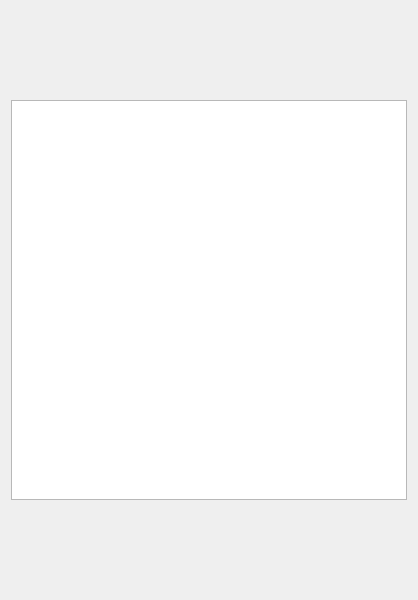
<?xml version="1.0" encoding="UTF-8"?>
<ui version="4.0">
 <class>Form</class>
 <widget class="QWidget" name="Form">
  <property name="geometry">
   <rect>
    <x>0</x>
    <y>0</y>
    <width>418</width>
    <height>600</height>
   </rect>
  </property>
  <property name="sizePolicy">
   <sizepolicy hsizetype="Preferred" vsizetype="Fixed">
    <horstretch>0</horstretch>
    <verstretch>0</verstretch>
   </sizepolicy>
  </property>
  <property name="maximumSize">
   <size>
    <width>16777215</width>
    <height>600</height>
   </size>
  </property>
  <property name="windowTitle">
   <string>Form</string>
  </property>
  <layout class="QVBoxLayout" name="verticalLayout_2">
   <item>
    <widget class="QListWidget" name="listWidget">
     <property name="sizePolicy">
      <sizepolicy hsizetype="Expanding" vsizetype="Fixed">
       <horstretch>0</horstretch>
       <verstretch>0</verstretch>
      </sizepolicy>
     </property>
     <property name="maximumSize">
      <size>
       <width>16777215</width>
       <height>400</height>
      </size>
     </property>
    </widget>
   </item>
  </layout>
 </widget>
 <resources/>
 <connections/>
</ui>
